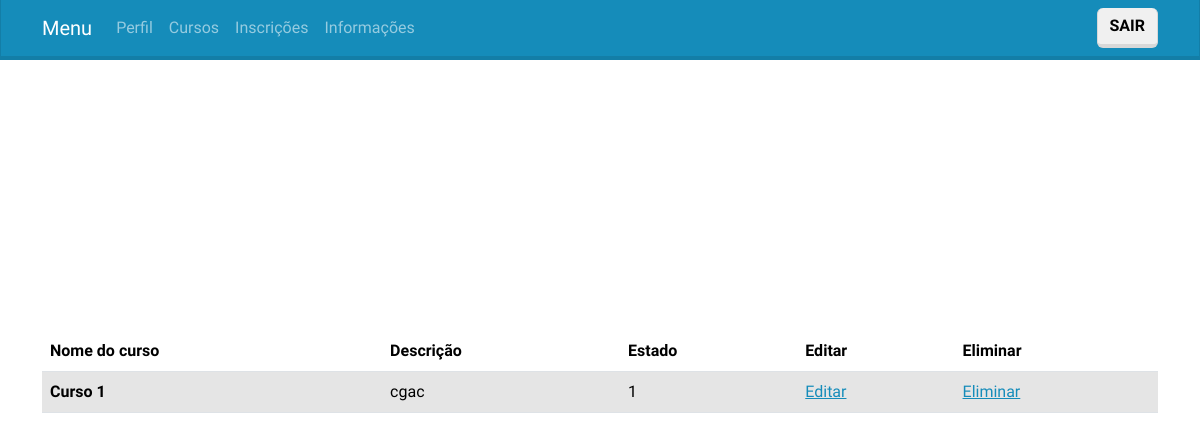
The app's page /paginas/inscricoes.php (signed in) with its own data.
### tables this page shows
CREATE TABLE `inscricao` (
  `id_utilizador` int(40) NOT NULL,
  `id_curso` int(40) NOT NULL,
  `descricao` varchar(200) NOT NULL,
  `estado` int(1) NOT NULL DEFAULT 0
);

CREATE TABLE `curso` (
  `id_curso` int(40) NOT NULL,
  `nome` varchar(100) NOT NULL,
  `descricao` varchar(100) NOT NULL,
  `vagas` int(40) NOT NULL,
  `vagas_preenchidas` int(40) NOT NULL,
  `data_inicio` date NOT NULL,
  `data_fim` date NOT NULL,
  `metodo_selecao` varchar(100) NOT NULL
);

### paginas/inscricoes.php (the view, shortened to what this page needs)
<!DOCTYPE html>
<?php include 'cabecalho.php'; include '../basedados/basedados.h';?>
<?php if (isset($_SESSION['tipo_utilizador']) && $_SESSION['tipo_utilizador'] == 1) : ?>
<?php  $sql = "SELECT c.nome, i.descricao, i.estado,i.id_curso, i.id_utilizador
                FROM inscricao i INNER JOIN curso c
                ON i.id_curso = c.id_curso
                WHERE i.id_utilizador = '{$_SESSION['id_utilizador']}'";
        $result = mysqli_query($conn, $sql);?>
<html lang="pt">
<head>
    <link rel="stylesheet" href="bootstrap.css">
</head>
<body>
            <div class="container d-flex justify-content-center align-items-center" style="height: 80vh;">
                <table class="table table-hover">
                    <thead>
                        <tr>
                            <th scope="col">Nome do curso</th>
                            <th scope="col">Descrição</th>
                            <th scope="col">Estado</th>
                            <th scope="col">Editar</th>
                            <th scope="col">Eliminar</th>
                        </tr>
                    </thead>
                    <tbody>
                        <?php
                        while ($row = mysqli_fetch_assoc($result)) {
                            ?>
                            <tr class="table-active">
                                <th scope="row"><?php echo $row['nome']; ?></th>
                                <td><?php echo $row['descricao']; ?></td>
                                <td><?php echo $row['estado']; ?></td>
                                <td> <a href="editarInscricaoformulario.php?id_curso=<?php echo $row['id_curso']; ?>">Editar</a></td>
                                <td> <a href="eliminarInscricao.php?id_curso=<?php echo $row['id_curso']; ?>">Eliminar</a></td>
                            </tr>
                            <?php
                        }
                        ?>
                    </tbody>
                </table>
            </div>
        </body>
</html>
<?php else: header("Location:Erro.php");?>
<?php endif ?>

### records on screen
inscricao: id_curso.nome "Curso 1", descricao "cgac", estado "1"
